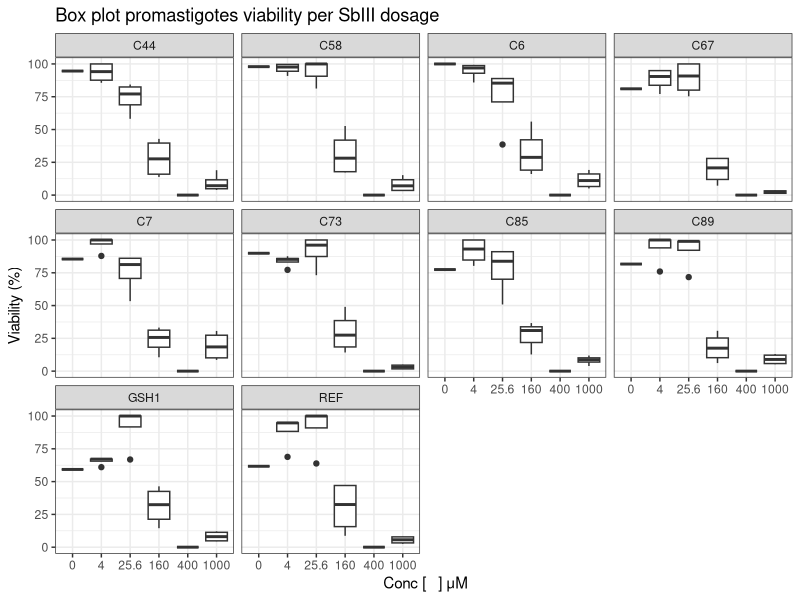
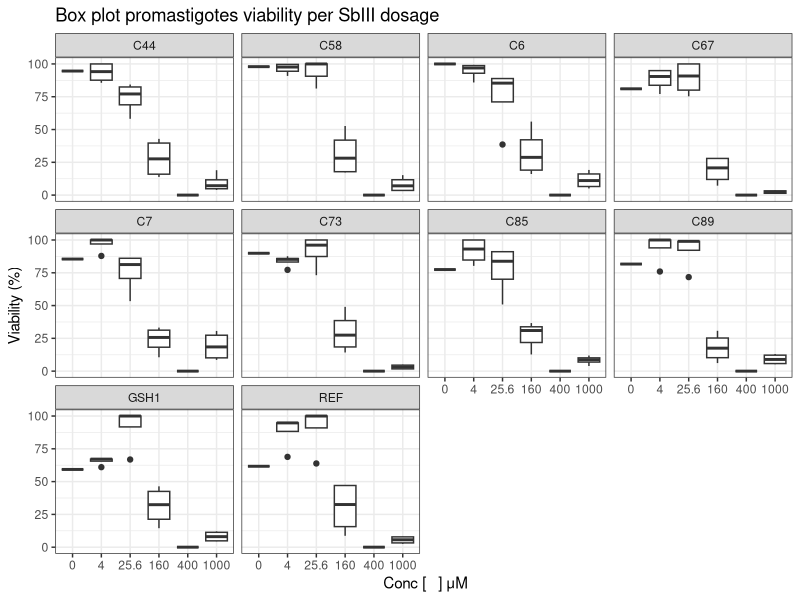

Here is the R script that generated these plots, in order:
################################################################################
############################### EDA-BoxPlot  ###################################
################################################################################

# Packages

library(dplyr)
library(ggplot2)

# Loading data 

DataMTT <-  read.csv(file = "Data/Processed/DataMTT_processed_normalized.csv",
                     header = TRUE, sep =",")

# Checking data
head(DataMTT)
sapply(DataMTT, class)
DataMTT$pop <- as.factor(DataMTT$pop )
DataMTT$experiment <- as.factor(DataMTT$experiment)
DataMTT$conc<- as.factor(DataMTT$conc)
sapply(DataMTT, class)


MTT_BP_pop <-  ggplot(DataMTT, aes(conc, viability_normalized))+
  geom_boxplot()+
  ggtitle("Box plot promastigotes viability per SbIII dosage") +
  labs(x = " Conc [   ] μM", y = "Viability (%)")+
  theme(plot.title = element_text(size = 14,face="bold"),
        axis.text.x = element_text(size = 10), 
        axis.text.y = element_text(size = 10),
        axis.title.x = element_text(size = 15),
        axis.title.y = element_text(size = 15))+
  #facet_grid(MTT_SbIII_48h$pop)+
  facet_wrap(~pop)+
  theme_bw()

MTT_BP_pop +  labs(color = "Populations")

ggsave("Figures/02_MTT_BoxPlot_normalized.png")
